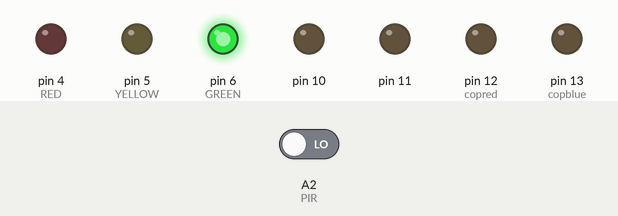
This sketch was run on a simulated Arduino Uno, built with avr-gcc and run on an emulated ATmega328P. Shown: output pins drawn as LEDs (lit = HIGH). The inputs (shaded band) are chosen by the test bench; at power-on: A2 (PIR) LOW. At 9.0 s the program stops and its outputs stay as they are.

Above: at 0.1 s.
At 5.1 s:
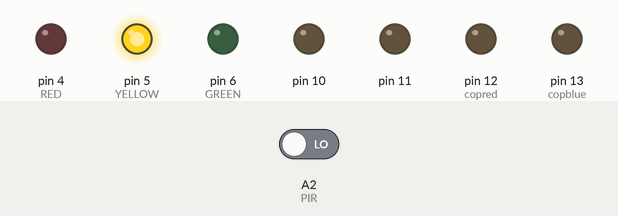
Timing chart, 0 to 6.6 s (numbered marks = the images above):
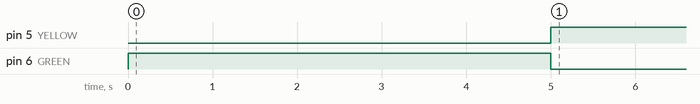

Measured:
- by itself, pin 5 (YELLOW): LOW → HIGH at 5.0 s
- by itself, pin 6 (GREEN): LOW → HIGH at 0.00 s, → LOW 5.0 s later

The sketch:

traffic_light_2.ino
```cpp
// variables
# define PIR A2
# define copblue 13
# define copred 12
int GREEN = 6;
int YELLOW = 5;
int RED = 4;
int DELAY_GREEN = 5000;
int DELAY_YELLOW = 2000;
int DELAY_RED = 5000;
int val = 0;                    // variable for reading the pin status
int pirState = LOW;

// basic functions
void setup() {
  Serial.begin(9600);
  pinMode(4, OUTPUT);
  pinMode(5, OUTPUT);
  pinMode(6, OUTPUT);
  pinMode(10, OUTPUT);
  pinMode(11, OUTPUT);
  pinMode(12, OUTPUT);
  pinMode(13, OUTPUT);
  pinMode(A2, INPUT);
}

void loop() {
  val = digitalRead(PIR);  // read input value

  green_light();

  yellow_light();

  red_light();

}
void pir() {
  if (val == HIGH) {

    analogWrite(copred, 255);
    analogWrite(copblue, 0);// turn LED ON
    delay(100);
    analogWrite(copred, 0);
    analogWrite(copblue, 255);// turn LED ON
    delay(100);
    analogWrite(copred, 255);
    analogWrite(copblue, 0);// turn LED ON
    delay(100);
    analogWrite(copred, 0);
    analogWrite(copblue, 255);// turn LED ON
    delay(100);
    analogWrite(copred, 255);
    analogWrite(copblue, 0);// turn LED ON
    delay(100);
    analogWrite(copred, 0);
    analogWrite(copblue, 255);// turn LED ON
    delay(100);
    analogWrite(copred, 255);
    analogWrite(copblue, 0);// turn LED ON
    delay(100);
    analogWrite(copred, 0);
    analogWrite(copblue, 255);// turn LED ON
    delay(100);
    analogWrite(copred, 255);
    analogWrite(copblue, 0);// turn LED ON
    delay(100);
    analogWrite(copred, 0);
    analogWrite(copblue, 255);// turn LED ON
    delay(100);
    analogWrite(copred, 255);
    analogWrite(copblue, 0);// turn LED ON
    delay(100);
    analogWrite(copred, 0);
    analogWrite(copblue, 255);// turn LED ON
    delay(100);
    analogWrite(copred, 255);
    analogWrite(copblue, 0);// turn LED ON
    delay(100);
    analogWrite(copred, 0);
    analogWrite(copblue, 255);// turn LED ON
    delay(100);
    analogWrite(copred, 255);
    analogWrite(copblue, 0);// turn LED ON
    delay(100);
    analogWrite(copred, 0);
    analogWrite(copblue, 255);// turn LED ON
    delay(100);
    if (pirState == LOW) {
      // we have just turned on
      Serial.println("Motion detected!");
      // We only want to print on the output change, not state
      pirState = HIGH;
    }
  } else {
    analogWrite(copred, 0);
    analogWrite(copblue, 0);// turn LED OFF

    if (pirState == HIGH) {
      // we have just turned of
      Serial.println("Motion ended!");
      // We only want to print on the output change, not state
      pirState = LOW;
    }
  }
  return;
}
void green_light() {
  analogWrite(copred, 0);
  analogWrite(copblue, 0);// turn LED OFF
  digitalWrite(GREEN, HIGH);
  digitalWrite(YELLOW, LOW);
  digitalWrite(RED, LOW);
  delay(DELAY_GREEN);
}

void yellow_light() {
  digitalWrite(GREEN, LOW);
  digitalWrite(YELLOW, HIGH);
  digitalWrite(RED, LOW);
  val = digitalRead(PIR);  // read input value
  while(pir) {
    delay (DELAY_YELLOW);
  }
}

void red_light() {
  digitalWrite(GREEN, LOW);
  digitalWrite(YELLOW, LOW);
  digitalWrite(RED, HIGH);
  val = digitalRead(PIR);  // read input value
  while (DELAY_RED) {
    pir();
  }
}
```
